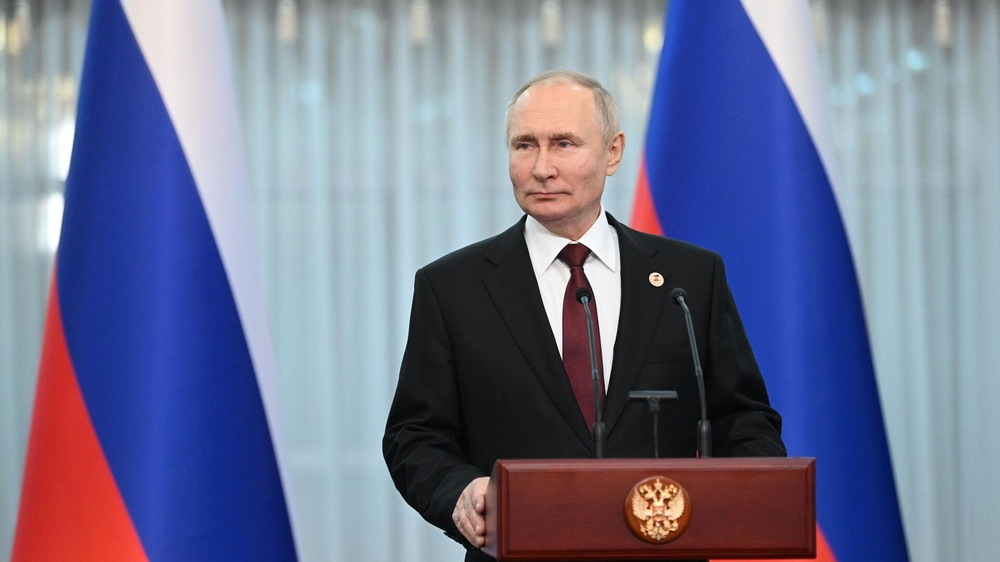
#> input picture hw3/putin.jpg, 1000 x 562 px, shrunk from 1920 x 1080 before the run
$ python hw_3.py
#> lines starting #> are read from the running program, lines starting #| are printed output that depends on the picture
import cv2
import matplotlib.pyplot as plt


def changed(columns, rows, dividers, original, lst):
    for i in range(0, rows):
        for j in range(0, columns):
            dx = dividers[0]
            dy = dividers[1]
            hx0 = dx * j
            hx1 = dx * (j + 1)
            hy0 = dy * i
            hy1 = dy * (i + 1)
            img = original[hy0:hy1, hx0:hx1]


            lst[i][j] = img
    return lst


def show(columns, rows, lst):
    fig, ax = plt.subplots(nrows=rows, ncols=columns)
    for i in range(0, rows):
        for j in range(0, columns):
            img = lst[i][j]
            ax[i,j].imshow(img)
            ax[i,j].axis('off')


    plt.tight_layout()
    plt.show()

def main():
    imgPath = "putin.jpg"
    original = cv2.imread(imgPath)
#> original is the input picture: shape (562, 1000, 3); mean B, G, R 145.6, 117, 112.6

    size = original.shape
#> size = (562, 1000, 3)

    columns = 3
    rows = 2
    dividers = (int(size[1]/columns), int(size[0]/rows))
#> dividers = (333, 281)

    lst = [[0, 0, 0], [0, 0, 0]]

    res = changed(columns, rows, dividers, original, lst)
#> after the loop in changed, `for i in range(0, rows):`: lst = 2 items
#> res = 2 items
    show(columns, rows, res)
#> in show, `plt.show()`:
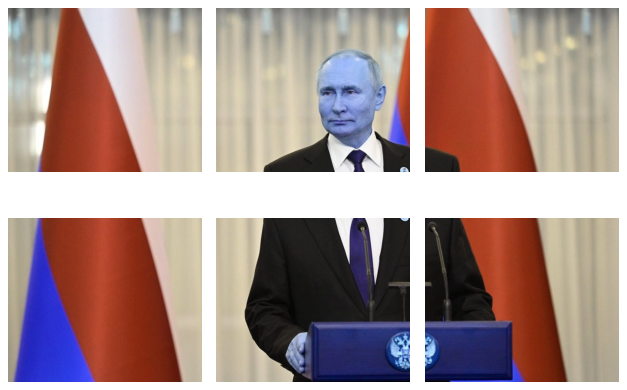
#> figure drawn by matplotlib, 6 panels


if __name__ == "__main__":
    main()
